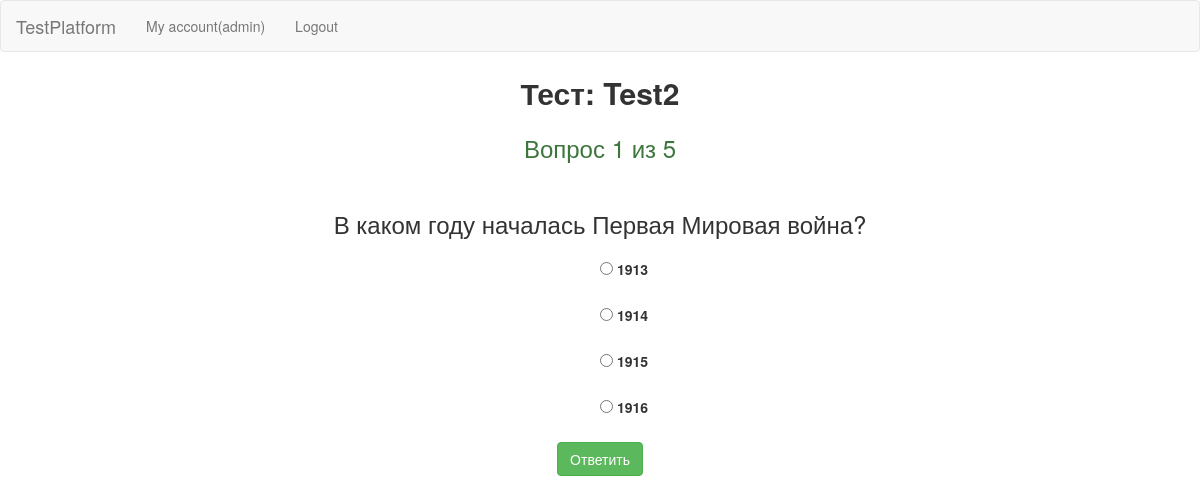
Page /passing-the-test/Test2/ (signed in) on the committed database.
### tests/models.py (models this page shows, shortened)
class MyUser(AbstractUser):
    avatar = models.ImageField(blank=True, null=True, upload_to='avatars')
    date_of_birth = models.DateField(blank=True, null=True)
    personal_information = models.TextField(blank=True, null=True)

class Test(models.Model):
    title = models.CharField(max_length=255)
    author = models.ForeignKey(settings.AUTH_USER_MODEL, on_delete=models.SET_NULL, null=True)
    description = models.TextField()
    date = models.DateTimeField(auto_now_add=True)
    def __str__(self):
        return self.title

class Question(models.Model):
    test = models.ForeignKey('Test', on_delete=models.CASCADE)
    question_text = models.CharField(max_length=255)
    correct_answer = models.CharField(max_length=255)
    def __str__(self):
        return self.question_text

class Answer(models.Model):
    question = models.ForeignKey('Question', on_delete=models.CASCADE)
    answer_text = models.CharField(max_length=255)

### tests/views.py (the view)
# urls.py: path('passing-the-test/<str:test_title>/', PassingTheTestView.as_view(), name='passing-the-test'),
@method_decorator(login_required, name='dispatch')
class PassingTheTestView(ListView):
    template_name = 'passing_the_test.html'
    model = Question
    paginate_by = 1
    def get_context_data(self, **kwargs):
        context = super().get_context_data(**kwargs)
        test = Test.objects.get(title=self.kwargs['test_title'])
        context['test'] = test
        if 'answer_id' in self.request.GET:
            result, created = Result.objects.get_or_create(test=test, author=self.request.user)
            result.answer.add(Answer.objects.get(id=self.request.GET['answer_id']))
        return context
    def get_queryset(self):
        test = Test.objects.get(title=self.kwargs['test_title'])
        queryset = Question.objects.filter(test=test)
        return queryset

### tests/templates/passing_the_test.html (shortened to what this page needs)
{% extends 'base.html' %}
{% load staticfiles %}
{% load tests_tag %}
{% block include_css %}
    <link rel="stylesheet" type="text/css" href="{% static 'tests/css/passing_the_test_style.css' %}">
{% endblock include_css %}
{% block content %}
    <p class="test-name"> Тест: {{ test }} </p>
    {% if paginator.count != 0 %}
        <h3 class="text-center text-success"> Вопрос {{ page_obj.number }} из {{ paginator.count }} </h3>
    {% else %}
        <h3 class="text-center text-success"> Вопрос {{ paginator.count }} из {{ paginator.count }} </h3>
    {% endif %}
    <div class="question">
        {% for question in object_list %}
            <div class="text-center">
                <h3 style="display: inline"> {{ question }} </h3>
                <br>
                <br>
            </div>
            {% if page_obj.number == paginator.count %}
                <form action="{% url 'tests:result' test_title=test.title %}" method="get">
            {% else %}
                <form action="" method="get">
            {% endif %}
                <div style="margin-left: 600px">
                    {% for answer in question.answer_set.all %}
                        <input required type="radio" name="answer_id" value="{{ answer.id }}">
                        <label> {{ answer.answer_text }} </label>
                        <br>
                        <br>
                    {% endfor %}
                </div>
        {% endfor %}
                <div class="text-center">
                        <input type="submit" class="btn btn-md btn-success" value="Ответить">
                </div>
            </form>
    </div>
    <br>
{% endblock content %}

### tests/templates/navbar.html
<nav class="navbar navbar-default">
        <div class="conteiner-fluid">
            <div class="navbar-header">
                <a href="{% url 'tests:home-page' %}" class="navbar-brand"> TestPlatform </a>
            </div>
            <div>
                <ul class="nav navbar-nav">
                    {% if not request.user.is_authenticated %}
                        <li>
                            <a href="{% url 'registration' %}"> Registration </a>
                        </li>
                    {% else %}
                        <li>
                            <a href="{% url 'my-account' %}"> My account({{ request.user }})</a>
                        </li>
                    {% endif %}
                    {% if request.user.is_authenticated %}
                        <li>
                            <a href="{% url 'logout' %}"> Logout </a>
                        </li>
                    {% else %}
                        <li>
                            <a href="{% url 'login' %}"> Login </a>
                        </li>
                    {% endif %}
                </ul>
            </div>
        </div>
    </nav>

### tests/static/tests/css/passing_the_test_style.css (style rules this page uses)
p.test-name { text-align: center; font-size: 30px; font-weight: bold; }
div.question { margin-top: 50px; }

### rows in the picture
MyUser: user "admin"
Test: title "Test2"
Question: question_text "В каком году началась Первая Мировая война?"
Answer: answer_text "1913"
Answer: answer_text "1914"
Answer: answer_text "1915"
Answer: answer_text "1916"

### other values in the picture
{{ page_obj.number }} "1"
{{ paginator.count }} "5"
